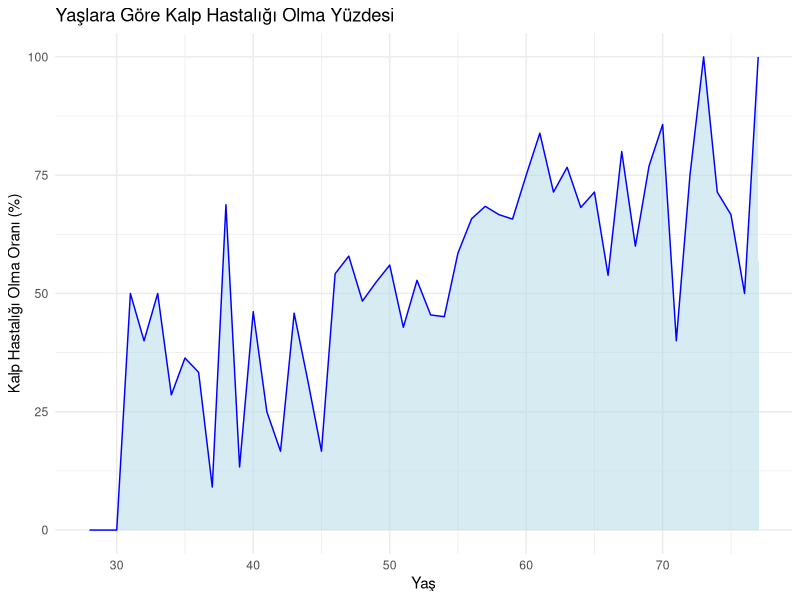

Source code (R):
## ---- chunk 1
#| code-fold: true
#| code-summary: "R Talimatları"


library(ggplot2)
library(tidyverse)
library(readxl)
data <- read_excel("heart1.xlsx")


age_heart_disease <- data %>%
  group_by(Yas, Kalp_Hastaligi) %>%
  summarise(count = n()) %>%
  spread(Kalp_Hastaligi, count, fill = 0) %>%
  mutate(total = `0` + `1`,
         percent = `1` / total * 100)

# Grafiği oluşturma
ggplot(age_heart_disease, aes(x = Yas, y = percent)) +
  geom_area(fill = "lightblue", alpha = 0.5) +
  geom_line(color = "blue") +
  labs(title = "Yaşlara Göre Kalp Hastalığı Olma Yüzdesi",
       x = "Yaş",
       y = "Kalp Hastalığı Olma Oranı (%)") +
  theme_minimal()

